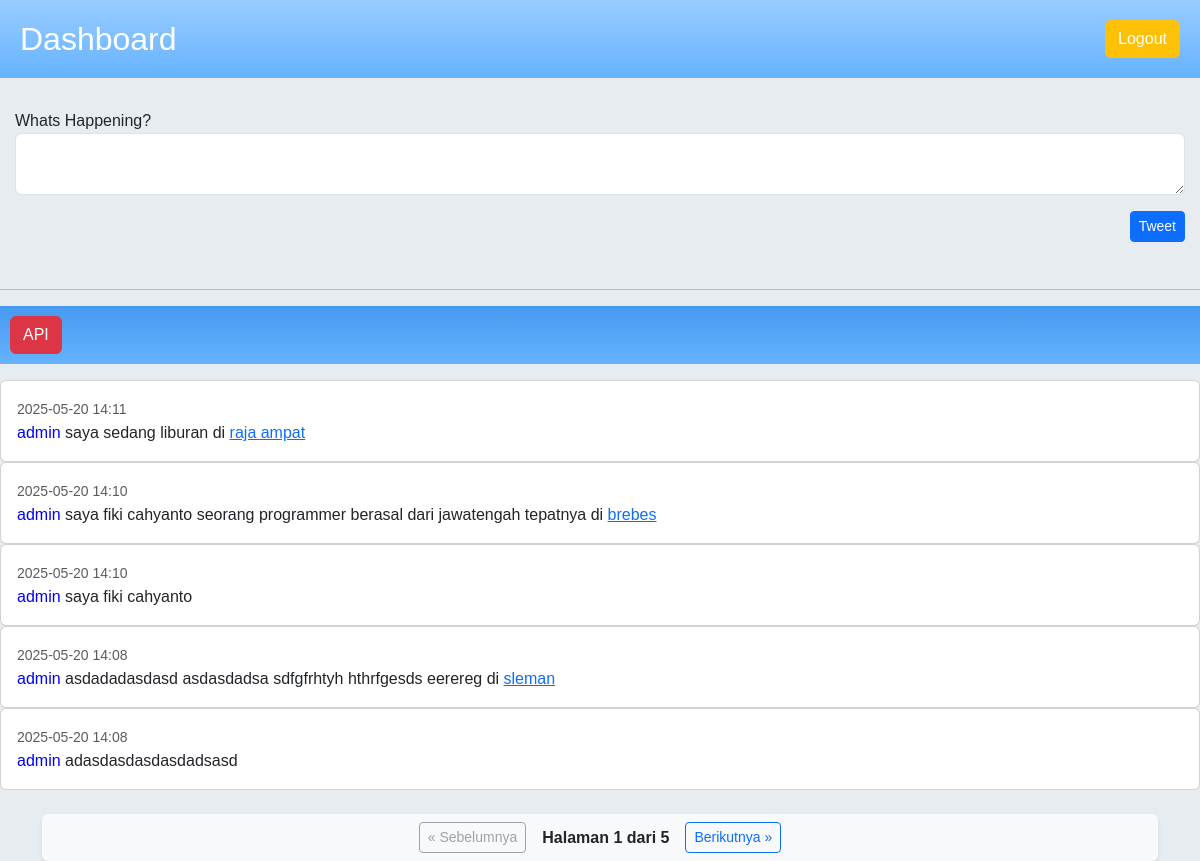
The page /dashboard (signed in) on the database its author committed.
### dashboard/models.py (models this page shows, shortened)
class Post(models.Model):
    user = models.ForeignKey(User, on_delete=models.CASCADE)
    message = models.CharField(max_length=140)
    location = models.CharField(max_length=255)
    latitude = models.FloatField(null=True, blank=True)
    longitude = models.FloatField(null=True, blank=True)
    created_at = models.DateTimeField(auto_now_add=True)

### dashboard/views.py (the view)
# urls.py: path('', views.dashboard_view, name='dashboard'),
@login_required
def dashboard_view(request):
    posts = Post.objects.all().order_by('-created_at')
    paginator = Paginator(posts, 5)
    page = request.GET.get('page')
    posts = paginator.get_page(page)
    if request.method == 'POST':
        form = PostForm(request.POST)
        if form.is_valid():
            post = form.save(commit=False)
            post.user = request.user
            post.save()
            return redirect('dashboard:dashboard')
    else:
        form = PostForm()
    return render(request, 'dashboard_app/dashboard.html', {'posts': posts, 'form': form})

### dashboard/forms.py
class PostForm(forms.ModelForm):
    class Meta:
        model = Post
        fields = ['message', 'latitude', 'longitude']
        labels = {
            'message': 'Whats Happening?',
        }
        widgets = {
            'message': forms.Textarea(attrs={'rows': 2,'class':'form-control'}),
            'latitude': forms.HiddenInput(attrs={'id': 'id_latitude'}),
            'longitude': forms.HiddenInput(attrs={'id': 'id_longitude'}),
        }

### dashboard/templatetags/post_tags.py (called while the page is built)
@register.filter
def linkify_location(message, post_id):
    match = re.search(r'\bdi\s+([A-Za-z\s]+)', message)
    if match:
        location = match.group(1).strip()
        link = f'<a href="/peta/{post_id}/">{location}</a>'
        new_message = message.replace(location, link)
        return mark_safe(new_message)
    return message

### templates/dashboard_app/dashboard.html (shortened to what this page needs)
{% load post_tags %}
{% load static %}
<!DOCTYPE html>
<html>
<head>
  <link rel="stylesheet" href="{% static 'bootstrap/css/bootstrap.min.css' %}">
</head>
<body>
{% block content %}
<div class="twitter-header d-flex justify-content-between align-items-center mb-3">
  <h2 class="mb-0"><a href="dashboard">Dashboard</a></h2>
  <a href="/logout/" class="btn btn-warning">Logout</a>
</div>
<div class="post mb-3">
  <form method="post">
    {{ form.as_p }}
      <div class="text-end">
        <button type="submit" class="btn btn-primary btn-sm mb-3">Tweet</button>
      </div>
  </form>
</div>
<hr>
<div class="twitter-menu d-flex justify-content-between mb-3"><a href="/api/" class="btn btn-danger">API</a></div>
{% for post in posts %}
  <div class="card">
    <div class="card-body">
      <small class="text-muted">{{ post.created_at|date:"Y-m-d H:i" }}</small>
      <p class="card-text"> <span style="color: blue;">{{ post.user.username }} </span> {{ post.message|linkify_location:post.id }}</p>
    </div>
  </div>
{% empty %}
  <p>Tidak ada postingan.</p>
{% endfor %}
<div class="container mt-4">
  <div class="d-flex justify-content-center align-items-center flex-wrap gap-3 py-2 px-3 bg-light rounded shadow-sm">
    {% if posts.has_previous %}
      <a href="?page={{ posts.previous_page_number }}" class="btn btn-outline-primary btn-sm">
        &laquo; Sebelumnya
      </a>
    {% else %}
      <button class="btn btn-outline-secondary btn-sm" disabled>&laquo; Sebelumnya</button>
    {% endif %}
    <span class="fw-semibold text-dark">
      Halaman <strong>{{ posts.number }}</strong> dari <strong>{{ posts.paginator.num_pages }}</strong>
    </span>
    {% if posts.has_next %}
      <a href="?page={{ posts.next_page_number }}" class="btn btn-outline-primary btn-sm">
        Berikutnya &raquo;
      </a>
    {% else %}
      <button class="btn btn-outline-secondary btn-sm" disabled>Berikutnya &raquo;</button>
    {% endif %}
  </div>
</div>
{% endblock %}
</body>
</html>

### templates/dashboard_app/dashboard.html (style rules this page uses)
body { background-color: #e6ecf0; font-family: Arial, sans-serif; }
.twitter-header { background: linear-gradient(to bottom, #99ccff 0%, #66b3ff 100%); padding: 20px; color: white; }
.twitter-menu { background: linear-gradient(to bottom, #469aef 0%, #66b3ff 100%); padding: 10px; color: white; }
.twitter-header a { color: white; text-decoration: none; }
.post { padding:15px; }

### rows shown on the page
Post: created_at "2025-05-20 14:11", user.username "admin", message|linkify_location "saya sedang liburan di raja ampat"
Post: created_at "2025-05-20 14:10", user.username "admin", message|linkify_location "saya fiki cahyanto seorang programmer berasal dari jawatengah tepatnya di brebes"
Post: created_at "2025-05-20 14:10", user.username "admin", message|linkify_location "saya fiki cahyanto"
Post: created_at "2025-05-20 14:08", user.username "admin", message|linkify_location "asdadadasdasd asdasdadsa sdfgfrhtyh hthrfgesds eerereg di sleman"
Post: created_at "2025-05-20 14:08", user.username "admin", message|linkify_location "adasdasdasdasdadsasd"

### other values the page prints
{{ posts.number }} "1"
{{ posts.paginator.num_pages }} "5"
